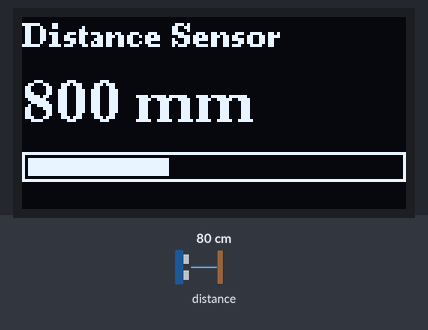
Bench run of a sketch on a simulated Arduino Uno, built with avr-gcc and run on an emulated ATmega328P. Parts: 128×64 one-colour display. The inputs (shaded band) are chosen by the test bench; at power-on: distance to the obstacle 80 cm. What the sketch prints to the serial monitor is not drawn.

Above: at 2.2 s.
2.3 s: distance to the obstacle set to 2 cm
At 3.7 s:
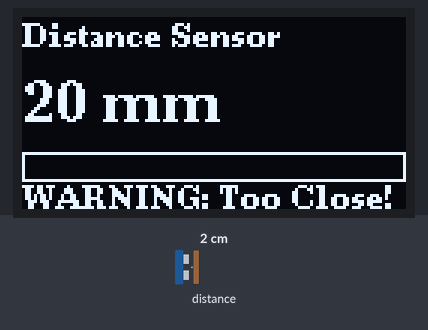
4.0 s: distance to the obstacle set to 4 cm
At 4.5 s:
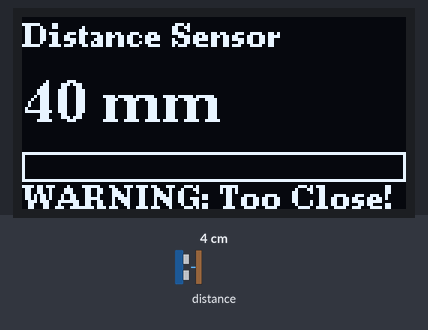
5.6 s: distance to the obstacle set to 9 cm
At 6.5 s:
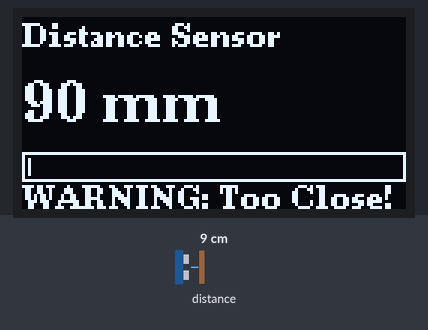
Timing chart, 0 to 8.6 s (numbered marks = the images above; inputs shaded):
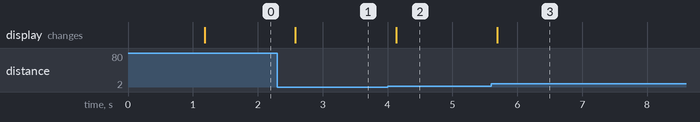

Measured:
- after the input at 2.3 s, the display: changes after 0.28 s (image 1)
- after the input at 4.0 s, the display: changes after 0.13 s (image 2)
- after the input at 5.6 s, the display: changes after 0.09 s (image 3)

The sketch:

chapter_3_4.ino
```cpp
#include <Wire.h>
#include <U8g2lib.h>
#include <VL53L0X.h>

// I2C 디바이스 객체 생성
// U8G2_SSD1306_128X64_NONAME_F_HW_I2C:
//   - SSD1306: 컨트롤러 칩 종류
//   - 128X64: 해상도
//   - NONAME: 제조사 미지정 (일반형)
//   - F: Full buffer mode (전체 화면 버퍼 사용)
//   - HW_I2C: 하드웨어 I2C 사용
U8G2_SSD1306_128X64_NONAME_F_HW_I2C oled(U8G2_R0, /* reset=*/ U8X8_PIN_NONE);
// U8G2_R0: 회전 없음 (R1=90도, R2=180도, R3=270도)
// U8X8_PIN_NONE: 리셋 핀 사용 안 함

VL53L0X distanceSensor;  // 거리센서 객체

void setup() {
  Serial.begin(9600);
  Wire.begin();  // I2C 통신 초기화

  // OLED 초기화
  oled.begin();
  oled.clearBuffer();  // 내부 버퍼 초기화

  // 시작 메시지 표시
  oled.setFont(u8g2_font_ncenB08_tr);  // 폰트 설정
  oled.drawStr(0, 15, "Robot Control");  // (x, y, 문자열)
  oled.drawStr(0, 30, "Initializing...");
  oled.sendBuffer();  // 버퍼 내용을 화면에 출력

  delay(1000);

  // 거리센서 초기화
  if (!distanceSensor.init()) {
    oled.clearBuffer();
    oled.drawStr(0, 15, "Sensor Error!");
    oled.drawStr(0, 30, "Check Wiring");
    oled.sendBuffer();
    Serial.println("VL53L0X 초기화 실패!");
    while(1);
  }

  distanceSensor.startContinuous();
  Serial.println("시스템 초기화 완료");
}

void loop() {
  // 거리 측정
  int distance = distanceSensor.readRangeContinuousMillimeters();

  // OLED에 그래픽으로 표시
  oled.clearBuffer();  // 화면 지우기 (버퍼 초기화)

  // 제목 표시 (작은 폰트)
  oled.setFont(u8g2_font_ncenB08_tr);  // 8px 볼드 폰트
  oled.drawStr(0, 10, "Distance Sensor");

  // 거리 값 표시 (큰 폰트)
  oled.setFont(u8g2_font_ncenB14_tr);  // 14px 볼드 폰트
  char distanceStr[20];
  sprintf(distanceStr, "%d mm", distance);  // 문자열 포맷팅
  oled.drawStr(0, 35, distanceStr);

  // 상태 바 그리기 (거리에 따라 길이 변화)
  int barLength = map(distance, 0, 2000, 0, 128);  // 0~2000mm를 0~128px로 변환
  if (barLength > 128) barLength = 128;  // 최대값 제한
  oled.drawFrame(0, 45, 128, 10);  // 외곽선 그리기
  oled.drawBox(2, 47, barLength - 4, 6);  // 채워진 박스 그리기

  // 경고 메시지 (가까운 거리)
  if (distance < 200) {
    oled.setFont(u8g2_font_ncenB08_tr);
    oled.drawStr(0, 64, "WARNING: Too Close!");
  }

  oled.sendBuffer();  // 버퍼의 모든 내용을 OLED에 전송

  // 시리얼 모니터 출력
  Serial.print("측정 거리: ");
  Serial.print(distance);
  Serial.println(" mm");

  delay(100);  // 0.1초 간격 업데이트
}
```
